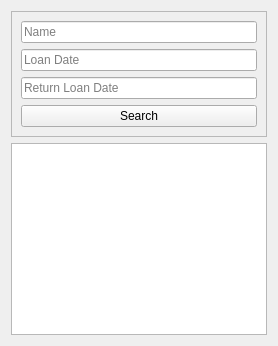
            <widget class="QWidget" name="page_institution">
             <layout class="QVBoxLayout" name="verticalLayout_30">
              <item>
               <widget class="QFrame" name="search_institution">
                <property name="minimumSize">
                 <size>
                  <width>0</width>
                  <height>100</height>
                 </size>
                </property>
                <property name="frameShape">
                 <enum>QFrame::StyledPanel</enum>
                </property>
                <property name="frameShadow">
                 <enum>QFrame::Raised</enum>
                </property>
                <layout class="QVBoxLayout" name="verticalLayout_40">
                 <item>
                  <widget class="QLineEdit" name="search_institution_name">
                   <property name="text">
                    <string/>
                   </property>
                   <property name="placeholderText">
                    <string>Name</string>
                   </property>
                  </widget>
                 </item>
                 <item>
                  <widget class="QLineEdit" name="search_institution_loan_date">
                   <property name="text">
                    <string/>
                   </property>
                   <property name="placeholderText">
                    <string>Loan Date</string>
                   </property>
                  </widget>
                 </item>
                 <item>
                  <widget class="QLineEdit" name="search_institution_return_loan_date">
                   <property name="text">
                    <string/>
                   </property>
                   <property name="placeholderText">
                    <string>Return Loan Date</string>
                   </property>
                  </widget>
                 </item>
                 <item>
                  <widget class="QPushButton" name="btn_search_institution">
                   <property name="text">
                    <string>Search</string>
                   </property>
                  </widget>
                 </item>
                </layout>
               </widget>
              </item>
              <item>
               <widget class="QTableWidget" name="table_institution"/>
              </item>
             </layout>
            </widget>
